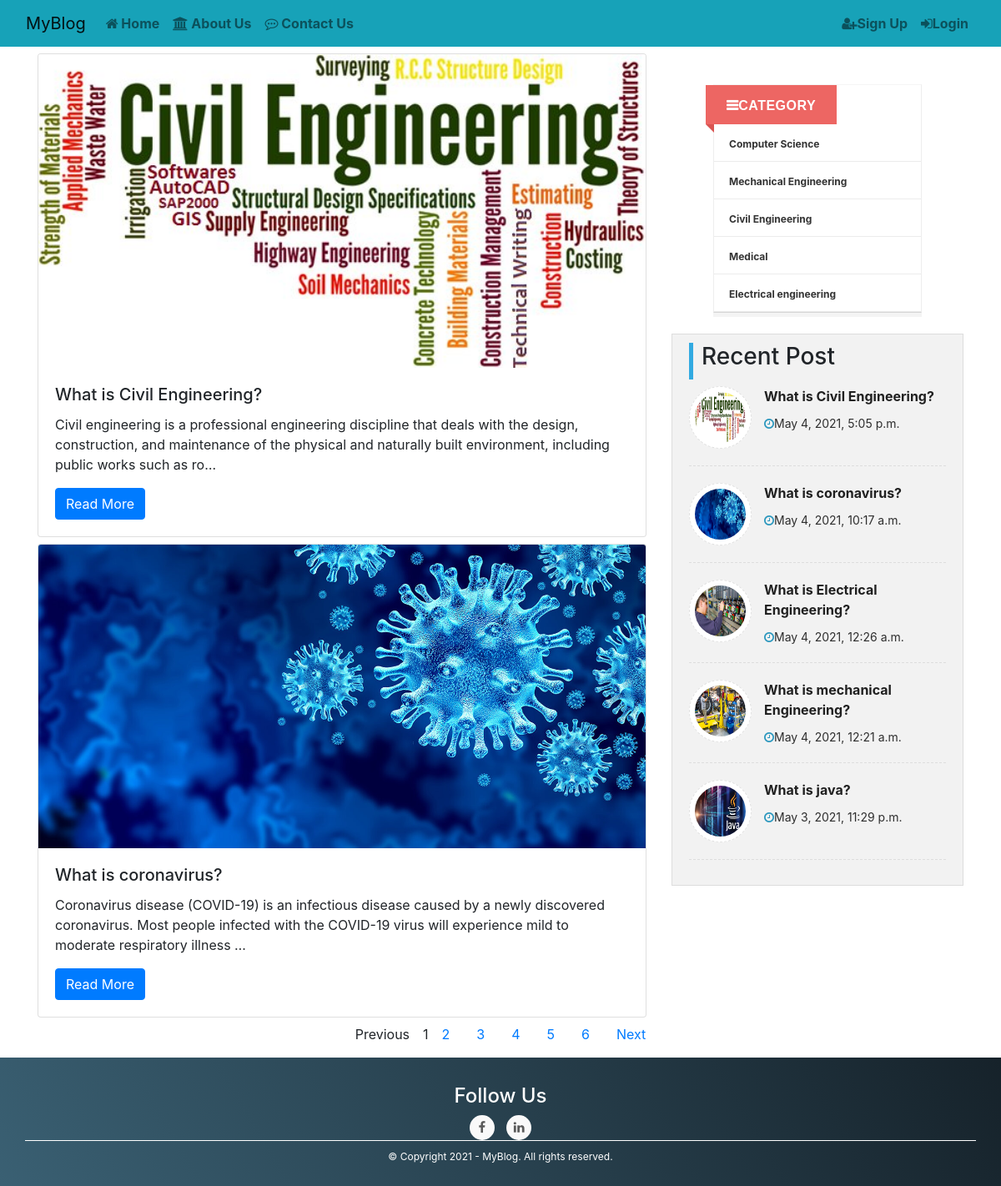
/userhome, run on the app's committed database.
### Blog/models.py (models this page shows, shortened)
class Post(models.Model):
    user = models.ForeignKey(User , on_delete=models.CASCADE)
    caty = models.ForeignKey(Categorise,on_delete=models.CASCADE, null=True)
    img =models.ImageField(upload_to='post_img',blank= True)
    title = models.CharField(max_length=200)
    content = HTMLField()
    date = models.DateTimeField(auto_now_add=True,blank=True)
    class Meta:
        ordering = ['date']

class Categorise(models.Model):
    name = models.CharField(max_length=100, default="Computer Engineering")

### Blog/views.py (the view)
# urls.py: path('userhome',views.userhome,name='userhome' ),
def userhome(request):
    caty =Categorise.objects.all()
    post = Post.objects.all().order_by('-date')
    recentpost = []
    recentpost.extend(post[0:5])
    allpost = Paginator(post,2)
    page=request.GET.get("page")
    try:
        post=allpost.page(page)
    except PageNotAnInteger:
        post=allpost.page(1)
    except EmptyPage:
        post= allpost.page(allpost.num_pages)
    context = {
        'post':post,
        'caty':caty,
        'recentpost':recentpost,
     }
    return render(request, 'userhome.html',context)

### Blog/templates/userhome.html (shortened to what this page needs)
{% extends 'base.html' %}
{% load static %}
{% block body %}
<div class="container">
    <div class="row">
        <div class="col-md-8 col-sm-8 mb-2 mr-auto ml-auto">
            {% for i in post %}
            <div class="card mt-2">
                <img class="card-img-top image" src="{{i.img.url}}" alt="Card image cap">
                <div class="card-body">
                    <h5 class="card-title">{{i.title}}</h5>
                    <p class="card-text">
                        {% autoescape off %}
                        {{i.content|truncatechars_html:200}}
                        {% endautoescape %}
                    </p>
                    <a href="{% url 'detailpage' i.id %}" class="btn btn-primary">Read More</a>
                </div>
            </div>
            {% endfor %}
        </div>
        <div class="col-md-4 col-sm-4">
            <div class="side-nav-categories">
                <div class="title"><strong>Category</strong></div>
                {% for i in caty %}
                <ul id="category-tabs">
                    <li><a href="{% url 'category' i.id %}" class="main-category">{{i.name}}</a>
                    </li>
                </ul>
                {% endfor %}
            </div>
            <div class="sidebar widget">
                <h3>Recent Post</h3>
                <ul>
                    {% for i in recentpost %}
                    <li>
                        <div class="sidebar-thumb">
                            <img class="animated rollIn" src="{{i.img.url}}" alt="" />
                        </div>
                        <div class="sidebar-content">
                            <h5 class="animated bounceInRight"><a href="{% url 'detailpage' i.id %}">{{i.title}}</a>
                            </h5>
                        </div>
                        <div class="sidebar-meta">
                            <span class="time"><i class="fa fa-clock-o"></i>{{i.date}}</span>
                        </div>
                    </li>
                    {% endfor %}
                </ul>
            </div>
        </div>
    </div>
    <div class="text-center">
        {% if post.has_other_pages %}
        <ul class="pagination  ">
            {% if post.has_previous %}
            <li class="mr-3 ml-3"><a href="?page={{ post.previous_page_number }}">
                    Previous </a>
            </li>
            {% else %}
            <li class="disabled mr-3 ml-3"><span>
                    Previous </span>
            </li>
            {% endif %}
            {% for i in post.paginator.page_range %}
            {% if post.number == i %}
            <li class="active"><span>{{i}} <span class="sr-only">(current)</span> </span></li>
            {% else %}
            <li class="mr-3 ml-3"><a href="?page={{i}}">{{i}}</a></li>
            {% endif %}
            {% endfor %}
            {% if post.has_next %}
            <li class="mr-3 ml-3"><a href="?page={{ post.next_page_number }}">Next</a></li>
            {% else %}
            <li class="disabled mr-3 ml-3"><span>
                    Next </span>
            </li>
            {% endif %}
        </ul>
        {% endif %}
    </div>
</div>
{% endblock %}

### Blog/templates/userhome.html (style rules this page uses)
.image { height: auto; width: auto; }
.pagination { justify-content: center; }
ul { list-style: none; }
.side-nav-categories { padding: 0px; position: relative; margin-top: 0px; padding-bottom: 0px; background-color: #fff; border-width: 1px; border-style: solid; border-color: #f5f5f5 #eee #d5d5d5 #eee; box-shadow: 0 5px 0 rgba(200, 200, 200, .2); margin-bottom: 30px; width: 250px; margin: auto; top: 45px; }
.title { color: #fff; font-size: 16px; font-weight: bold; margin-bottom: 0px; padding: 12px 25px 10px 25px; position: relative; display: inline-block; font-family: 'Montserrat', sans-serif; letter-spacing: 0.5px; text-transform: uppercase; background: #ed6663; margin-top: 0px; margin-left: -10px; }
.title:before { content: '\f0c9'; font-family: FontAwesome; }
.title:after { content: ""; height: 1px; width: 1px; border-style: solid; border-width: 5px; position: absolute; bottom: -10px; left: 0; border-color: #d95451 #d95451 transparent transparent; }
ul#category-tabs { list-style: none; padding: 0; margin: 0; padding: 0; }
ul#category-tabs li { display: block; position: relative; margin: 0; border-bottom: 1px #ececec solid; padding: 10px 18px; }
ul#category-tabs li a { color: #333; font-weight: 700; margin-bottom: 0; font-size: 12px; }
body { margin-top: 40px; }
ul, li { list-style: none; }
h5 { margin: 0; }
h3 { color: #2996bd; margin: 10px 0px 15px; padding-bottom: 10px; padding-left: 10px; border-left: 5px solid #32aae1; }
.sidebar.widget { margin-top: 70px; background: #f2f2f2; border: 1px solid #ddd; padding: 10px 20px; }
.sidebar.widget ul { margin: 0px; padding: 0; overflow: hidden; }
.sidebar.widget ul li { overflow: hidden; font-size: 14px; margin-bottom: 20px; border-bottom: 1px dashed #ddd; padding-bottom: 20px }
.sidebar-thumb { float: left; overflow: hidden; margin-right: 15px; }
.sidebar-thumb img { background: #fff; border: 1px dashed #e0e0e0; padding: 6px; height: 75px; width: 75px; -webkit-border-radius: 100px; -moz-border-radius: 100px; border-radius: 100px; }
.sidebar-content h5 { font-size: 16px; cursor: pointer; line-height: 24px; }
.sidebar-content h5 a { color: #202020; outline: 0 none; text-decoration: none; font-weight: bold }
.sidebar-meta { margin-top: 10px; }
.sidebar-meta span { color: #2e2e2e; }
.sidebar-meta span.time { margin-right: 10px; }
.sidebar-meta span i { color: #2996bd }

### data on the page
Post: img (picture), title "What is Civil Engineering?", content "Civil engineering is a professional engineering discipline that deals with the design, construction, and maintenance of the physical and naturally built environment, including public works such as ro…", date "May 4, 2021, 5:05 p.m."
Post: img (picture), title "What is coronavirus?", content "Coronavirus disease (COVID-19) is an infectious disease caused by a newly discovered coronavirus. Most people infected with the COVID-19 virus will experience mild to moderate respiratory illness …", date "May 4, 2021, 10:17 a.m."
Categorise: name "Computer Science"
Categorise: name "Mechanical Engineering"
Categorise: name "Civil Engineering"
Categorise: name "Medical"
Categorise: name "Electrical engineering"
Post: img (picture), title "What is Electrical Engineering?", date "May 4, 2021, 12:26 a.m."
Post: img (picture), title "What is mechanical Engineering?", date "May 4, 2021, 12:21 a.m."
Post: img (picture), title "What is java?", date "May 3, 2021, 11:29 p.m."

### other printed values
{{ i }} "1"
{{ i }} "2" "3" "4" "5" "6"
